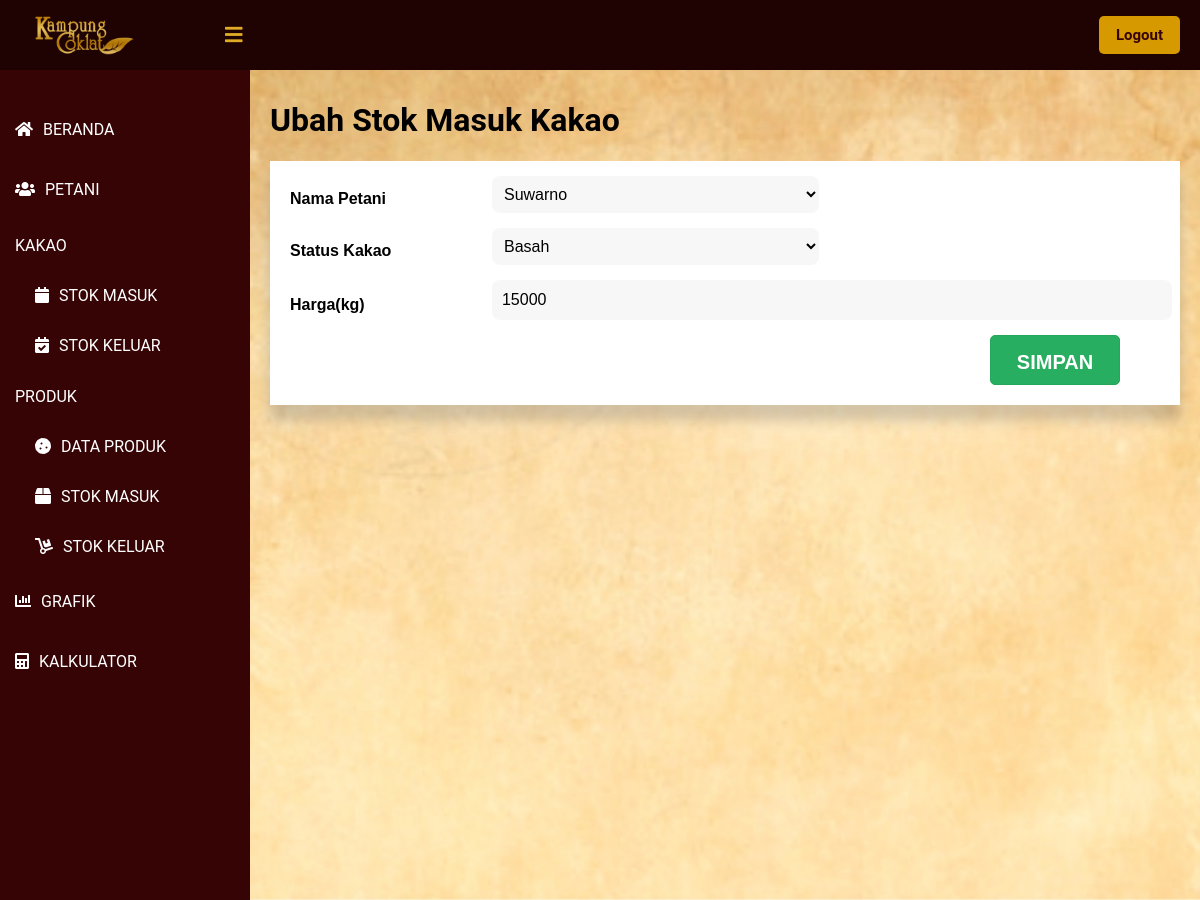
Screenshot of /public/ubah_stok/1 (signed in) with the database file from the repository.
### tables this page shows
CREATE TABLE `stok_kakao` (
  `id_stok` int(11) NOT NULL,
  `tanggal_setor` timestamp NOT NULL DEFAULT current_timestamp() ON UPDATE current_timestamp(),
  `nama_petani` int(11) NOT NULL,
  `stok_masuk` int(11) NOT NULL,
  `status_kakao` int(11) NOT NULL,
  `harga` int(11) NOT NULL
);

CREATE TABLE `petani` (
  `id_petani` int(11) NOT NULL,
  `nama_petani` varchar(60) NOT NULL,
  `tanggal_lahir` date NOT NULL,
  `alamat_kec` int(11) NOT NULL,
  `status_anggota` int(11) NOT NULL
);

### app/core/Controller.php (called while the page is built, shortened)
<?php
class Controller {
    public function view($view, $data = [])
    {
        require_once   '../app/views/'.$view.'.php';
    }
    public function model($model)
    {
        return new $model;
    }
}
?>

### app/controllers/Ubah_stok.php (called while the page is built, shortened)
<?php
class Ubah_stok extends Controller {
    public function index($id)
    {
        $data = $this->model('Stok_model')->getStokKakaoById($id);
        $listPetani = $this->model('Petani_model')->getListPetani();
        $data['petani'] = $listPetani['list_data'];
        $this->view('ubah_stok/index', $data);
    }
}
?>

### app/core/App.php (called while the page is built, shortened)
<?php
class App {
    protected $method = 'index';
    protected $params = [];
    public function __construct()
    {
        $url = $this->parseURL();
        if ( file_exists('../app/controllers/' . $url[0] . '.php') ) {
            unset($url[0]);
        }
        $this->controller = new $this->controller;
        if ( !empty($url) ) {
            $this->params = array_values($url);
        }
        call_user_func_array([$this->controller, $this->method], $this->params);
    }
    public function parseURL()
    {
        if ( isset($_GET['url']) ) {
            $url = rtrim($_GET['url'], '/');
            $url = filter_var($url, FILTER_SANITIZE_URL);
            $url = explode("/", $url);
            return $url;
        }
    }
}

### public/index.php (called while the page is built, shortened)
<?php
$app = new App;

### app/core/Database.php (called while the page is built, shortened)
<?php
class Database {
    private $host = DB_HOST;
    private $db_name = DB_NAME;
    private $dbh;
    private $stmt;
    public function __construct()
    {
        $dsn = 'mysql:host=' . $this->host . ';dbname=' . $this->db_name;
        try {
            $this->dbh = new PDO($dsn, 'root', '');
        } catch(PDOException $e) {
            die($e->getMessage());
        }
    }
    public function query($query)
    {
        $this->stmt = $this->dbh->prepare($query);
    }
    public function execute()
    {
        $this->stmt->execute();
    }
    public function resultSet()
    {
        $this->execute();
        return $this->stmt->fetchAll(PDO::FETCH_ASSOC);
    }
    public function single()
    {
        $this->execute();
        return $this->stmt->fetch(PDO::FETCH_ASSOC);
    }
}

### app/models/Petani_model.php (called while the page is built, shortened)
<?php
class Petani_model {
    private $table = 'petani';
    private $db;
    public function __construct()
    {
        $this->db = new Database;
    }
    public function getListPetani($page = null)
    {
        $data = [];
        $jumlahDataSetiapPage = 10;
        $this -> db -> query("SELECT petani.*, alamat.nama_kategori AS alamat, status_anggota.nama_kategori AS status_anggota FROM `" . $this->table . "` JOIN kategori AS alamat ON alamat.id = petani.alamat_kec JOIN kategori AS status_anggota ON status_anggota.id = petani.status_anggota WHERE status_anggota = '25'");
        $daftarData = $this -> db -> resultSet();
        $jumlahData = count($daftarData);
        $jumlahPage = ceil($jumlahData / $jumlahDataSetiapPage);
        $halamanSaatIni = ( isset($page) ) ? $page : 1;
        $data['list_data'] = $daftarData;
        $data['halaman_saat_ini'] = $halamanSaatIni;
        $data['jumlah_halaman'] = $jumlahPage;
        return $data;
    }
}

### app/models/Stok_model.php (called while the page is built, shortened)
<?php
class Stok_model {
    private $db;
    public function __construct()
    {
        $this->db = new Database;
    }
    public function getStokKakaoById($id_stok){
        $this->db->query('SELECT * FROM stok_kakao WHERE id_stok = '.$id_stok);
        return $this->db->single();
    }
}

### app/views/ubah_stok/index.php (the view, shortened to what this page needs)
<!DOCTYPE html>
<html>
<head>
	<link href="<?= BASEURL ?>/css/tambah_petani.css" rel="stylesheet" type="text/css">
    <link rel="stylesheet" href="https://cdnjs.cloudflare.com/ajax/libs/font-awesome/5.12.1/css/all.min.css">
</head>
<body>
    <header>
        <label for="check">
            <i class="fas fa-bars" id="sidebar_btn"></i>
        </label>
        <div class="left_area">
            <img src="http://localhost/KampungCoklat/public/img/Logo-Daun.png">
        </div>
        <div class="right_area">
            <a href="#" class="logout_btn">Logout</a>
        </div>
    </header>
    <div class="sidebar">
        <a class="menu" href="<?= BASEURL ?>/beranda"><i class="fas fa-home"></i><span>BERANDA</span></a>
        <a class="menu" href="<?= BASEURL ?>/lihat_petani/1"><i class="fas fa-users"></i><span>PETANI</span></a>
        <p class="menu2">KAKAO</p>
        <a class="sub_menu" href="<?= BASEURL ?>/lihat_stok/1"><i class="fas fa-calendar"></i><span>STOK MASUK</span></a>
        <a class="sub_menu" href="<?= BASEURL ?>/lihat_SKK/1"><i class="fas fa-calendar-check"></i><span>STOK KELUAR</span></a>
        <p class="menu2">PRODUK</p>
        <a class="sub_menu" href="<?= BASEURL ?>/lihat_produk/1"><i class="fas fa-cookie"></i><span>DATA PRODUK</span></a>
        <a class="sub_menu" href="<?= BASEURL ?>/lihat_SMP/1"><i class="fas fa-box"></i><span>STOK MASUK</span></a>
        <a class="sub_menu" href="<?= BASEURL ?>/lihat_SKP/1"><i class="fas fa-dolly"></i><span>STOK KELUAR</span></a>
        <a class="menu" href="<?= BASEURL ?>/grafik/2021"><i class="fas fa-chart-bar"></i><span>GRAFIK</span></a>
        <a class="menu" href="<?= BASEURL ?>/kalkulator"><i class="fas fa-calculator"></i><span>KALKULATOR</span></a>
    </div>
    <div class="content">
        <div class="card">
            <h1>Ubah Stok Masuk Kakao</h1>
        </div>
        <div class="card_table">
            <div>
                <div class="kotak">
                <form action="<?= BASEURL ?>/Ubah_stok/update" method="post">
                    <div class="form">
                        <div class="inputfield">
                            <label class="dataDiri">Nama Petani</label>
                            <div style="width: 100%;">
                                <select class="select" name="nama_petani" id="nama_petani" required oninvalid="this.setCustomValidity('Pilih Nama Petani')" oninput="setCustomValidity('')">
                                    <?php foreach ($data['petani'] as $value) { ?>
                                        <option value="<?= $value['id_petani'] ?>" <?= (isset($data['nama_petani']) && $data['nama_petani'] == $value['id_petani']) ? 'selected' : '' ?>><?= $value['nama_petani'] ?></option>
                                    <?php } ?>
                                </select>
                            </div>
                        </div>
                        <div class="inputfield">
					        <label class="dataDiri">Status Kakao</label>
                            <div style="width: 100%;">
                                <select class="select" name="status_kakao" id="status_kakao" required oninvalid="this.setCustomValidity('Pilih Status Kakao')" oninput="setCustomValidity('')">
                                    <option value="28" <?= (isset($data['status_kakao']) && $data['status_kakao'] == 28) ? 'selected' : '' ?>>Basah</option>
                                </select>
                            </div>
                        </div>
                        <div class="inputfield">
                            <label class="dataDiri">Harga(kg)</label>
                            <div style="width: 100%;">
                                <input class="diri" id="harga" name="harga" value="<?= $data['harga'] ?? '' ?>" required oninvalid="this.setCustomValidity('Harga tidak boleh kosong')" oninput="setCustomValidity('')">
                            </div>
                        </div>
                        <div class="inputfield">
                            <div style="width: 100%">
                                <button class="click-me"><label for="klik">SIMPAN</label></button>
                            </div>
                        </div>
                    </div>
                </form>
                </div>
            </div>
        </div>
    </div>
</body>
</html>

### public/css/tambah_petani.css (style rules this page uses)
body { margin: 0; padding: 0; font-family: "Roboto", sans-serif; user-select: none; }
header { z-index: 1; position: fixed; background: #1f0303; padding: 20px; width: calc(100% - 0%); top: 0; height: 30px; }
.left_area img { width: 120px; margin-top: -15px; }
.logout_btn { padding-left: 17px; padding-right: 17px; padding-bottom: 10px; padding-top: 10px; background: #d69a00; text-decoration: none; float: right; margin-top: -60px; margin-right: 40px; border-radius: 5px; font-size: 15px; font-weight: 600; color: #360405; transition: 0.5s; transition-property: background; }
.sidebar { z-index: 1; top: 0; background: #360405; margin-top: 70px; padding-top: 30px; position: fixed; left: 0; width: 250px; height: calc(100% - 9%); transition: 0.5s; transition-property: left; overflow-y: auto; }
.menu { color: #fff; display: block; width: 100%; line-height: 60px; text-decoration: none; padding-left: 15px; box-sizing: border-box; transition: 0.5s; transition-property: background; }
.menu2 { color: #fff; display: block; width: 100%; text-decoration: none; padding-left: 15px; box-sizing: border-box; transition: 0.5s; transition-property: background; }
.sub_menu { color: #fff; display: block; width: 100%; line-height: 50px; text-decoration: none; padding-left: 35px; box-sizing: border-box; transition: 0.5s; transition-property: background; }
.sidebar i { padding-right: 10px; }
label #sidebar_btn { z-index: 1; color: #e0ac26; position: fixed; cursor: pointer; left: 225px; font-size: 20px; margin: 5px 0; transition: 0.5s; transition-property: color; }
.content { background: url('http://localhost/KampungCoklat/public/img/bg.jpg') no-repeat; background-position: center; background-size: cover; height: 100vh; transition: 0.5s; width: (100% - 250px); margin-top: 60px; padding: 20px; margin-left: 250px; }
.content .card_table { box-shadow: 0 19px 38px rgba(255, 255, 255, 0.3), 0 15px 12px rgba(0,0,0,0.22); background-color: #fff; }
.kotak { margin: 20px; }
.kotak .form .inputfield { margin-bottom: 15px; display: flex; align-items: center; }
.dataDiri { width: 250px; font-family: Helvetica; font-size: 16px; margin-top: 10px; margin-right: 10px; font-weight: bold; }
.kotak .form .inputfield .diri { width: 100%; outline: none; border-left: none; border-right: none; border-bottom: none; border-top: none; padding-left: 10px; font-family: Helvetica; font-size: 16px; border-radius: 8px; height: 38px; transition: all 0.3s ease; background-color: rgba(235, 235, 235, 0.4); }
.select { width: 49%; height: 37px; background-color: rgba(235, 235, 235, 0.4); border-left: none; border-right: none; border-bottom: none; border-top: none; outline: none; border-radius: 8px; padding-left: 8px; font-family: Helvetica; font-size: 16px; }
.kotak .form .inputfield:last-child { margin-bottom: 0; }
.click-me { display: block; width: 130px; height: 50px; background-color: #27ae60; border: 1px solid #26a65b; color: white; text-align: center; font-size: 20px; line-height: 50px; border-radius: 5px; cursor: pointer; float: right; margin-right: 40px; margin-bottom: 20px; font-weight: bold; transition: 0.5s; }

### rows the page displays
stok_kakao: nama_petani "Suwarno", status_kakao "Basah", harga "15000"
